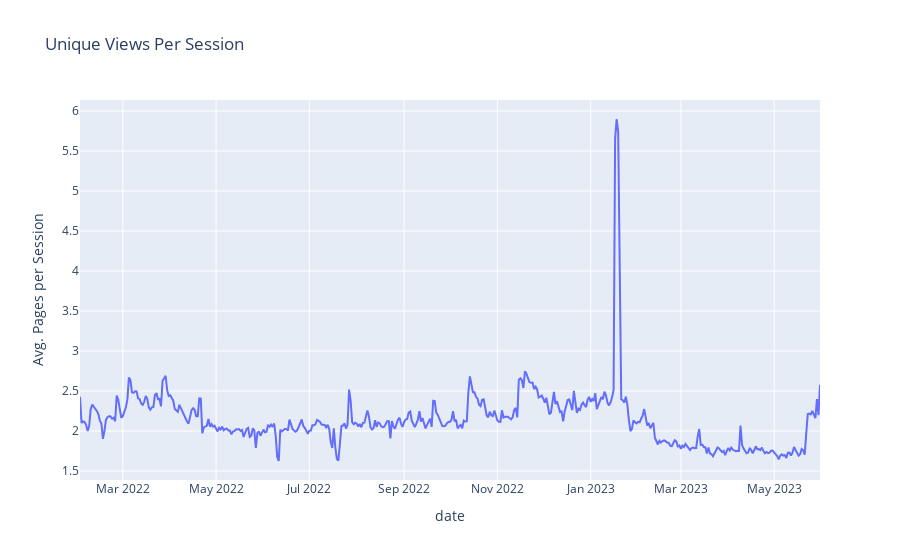

Notebook source saved alongside this figure:
### Code cell
# grammys graph

px.line(grammys, x = 'date', y = 'pages_per_session', title = 'Unique Views Per Session', 
        labels = {'pages_per_session': 'Avg. Pages per Session'}
       
       )

### Figure 1 — Plotly figure (JSON) as saved in the notebook; plotly's stock layout.template omitted (floating-point values rounded to 4 significant figures; data arrays with more than 128 entries replaced by an {"elided": "..."} marker saying what was removed)
{"data": [{"hovertemplate": "date=%{x}<br>Avg. Pages per Session=%{y}<extra></extra>", "legendgroup": "", "line": {"color": "#636efa", "dash": "solid"}, "marker": {"symbol": "circle"}, "mode": "lines", "name": "", "orientation": "v", "showlegend": false, "type": "scatter", "x": {"elided": "485 str values"}, "xaxis": "x", "y": {"elided": "485 float values"}, "yaxis": "y"}], "layout": {"autosize": true, "legend": {"tracegroupgap": 0}, "title": {"text": "Unique Views Per Session"}, "xaxis": {"anchor": "y", "autorange": true, "domain": [0, 1], "range": ["2022-02-01", "2023-05-31"], "title": {"text": "date"}, "type": "date"}, "yaxis": {"anchor": "x", "autorange": true, "domain": [0, 1], "range": [1.388, 6.138], "title": {"text": "Avg. Pages per Session"}, "type": "linear"}}}
